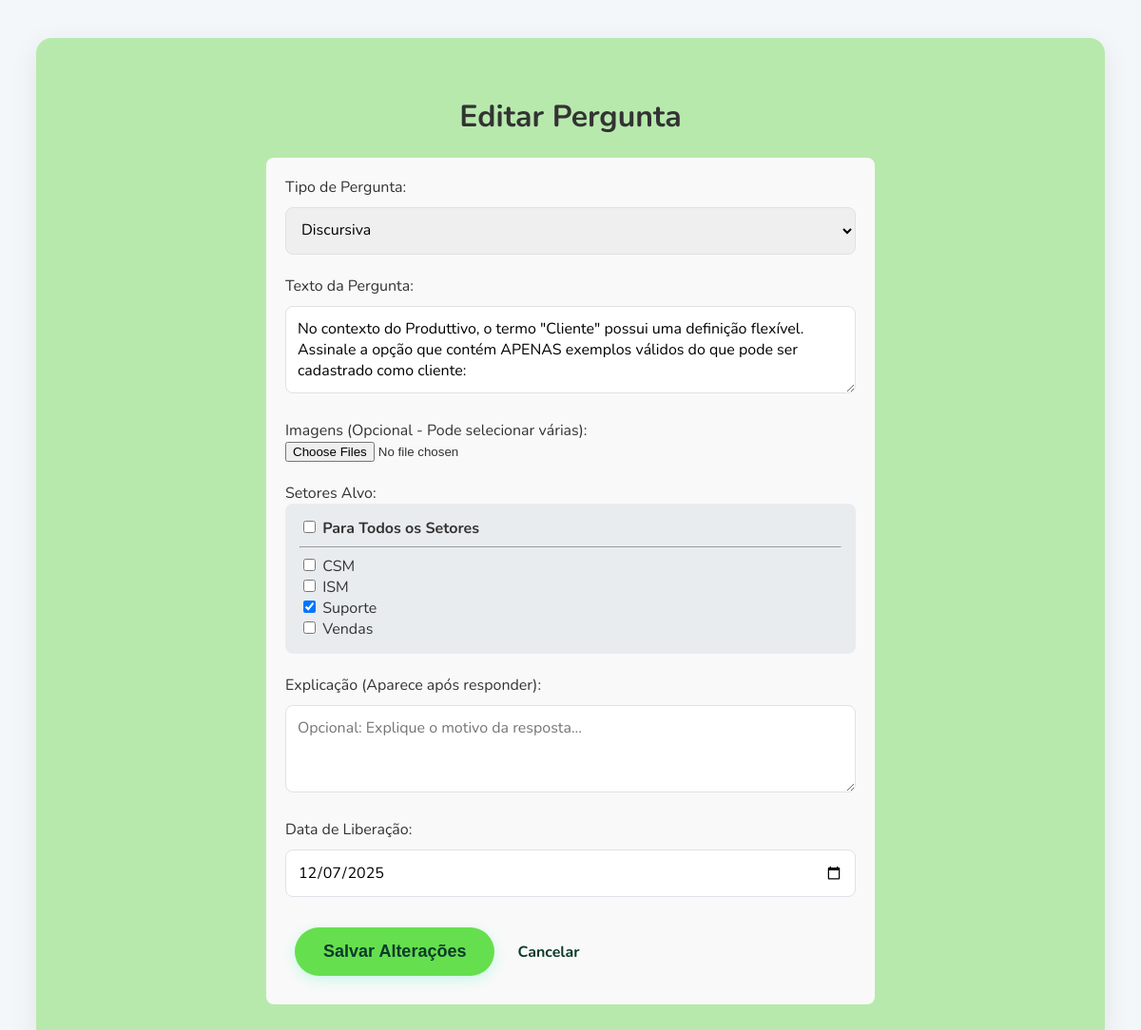
Page /admin/edit_question/20 (signed in) on the committed database.
### app/models.py (models this page shows)
class Pergunta(db.Model):
    id = db.Column(db.Integer, primary_key=True)
    tipo = db.Column(db.String(20), nullable=False, default='multipla_escolha', index=True)
    texto = db.Column(db.Text, nullable=False)
    opcao_a = db.Column(db.Text, nullable=True)
    opcao_b = db.Column(db.Text, nullable=True)
    opcao_c = db.Column(db.Text, nullable=True)
    opcao_d = db.Column(db.Text, nullable=True)
    resposta_correta = db.Column(db.String(1), nullable=True)
    explicacao = db.Column(db.Text, nullable=True)
    data_liberacao = db.Column(db.Date, nullable=False, index=True)
    tempo_limite = db.Column(db.Integer, nullable=True)
    imagem_pergunta = db.Column(db.String(300), nullable=True)
    para_todos_setores = db.Column(db.Boolean, default=False, nullable=False)
    departamentos = db.relationship('Departamento', secondary=pergunta_departamento_association, lazy='subquery',
        backref=db.backref('perguntas', lazy=True))

class Departamento(db.Model):
    id = db.Column(db.Integer, primary_key=True)
    nome = db.Column(db.String(100), unique=True, nullable=False)
    usuarios = db.relationship('Usuario', backref='departamento', lazy=True)

### app/routes/admin.py (the view)
@admin_bp.route('/edit_question/<int:pergunta_id>', methods=['GET'])
def editar_pergunta(pergunta_id):
    if not session.get('admin_logged_in'): return redirect(url_for('admin.pagina_admin'))
    pergunta = Pergunta.query.get_or_404(pergunta_id)
    todos_departamentos = Departamento.query.order_by(Departamento.nome).all()
    return render_template('edit_question.html', pergunta=pergunta, todos_departamentos=todos_departamentos)

### app/templates/edit_question.html (shortened to what this page needs)
{% extends 'base.html' %}
{% block content %}
<div class="dashboard-container">
    <h1>Editar Pergunta</h1>
    <form method="post" enctype="multipart/form-data" style="text-align: left; max-width: 600px; margin: auto; background-color: #f9f9f9; padding: 20px; border-radius: 8px;">
        <label for="tipo">Tipo de Pergunta:</label><br>
        <select id="tipo-pergunta" name="tipo" required onchange="toggleQuestionFields()">
            <option value="discursiva" {% if pergunta.tipo == 'discursiva' %}selected{% endif %}>Discursiva</option>
        </select><br><br>
        <label for="texto">Texto da Pergunta:</label><br>
        <textarea name="texto" rows="3" style="width: 100%;" required>{{ pergunta.texto }}</textarea><br><br>
        <label for="imagem_pergunta">Imagens (Opcional - Pode selecionar várias):</label><br>
        <input type="file" name="imagem_pergunta" accept="image/*" multiple><br><br>
        <div id="setores-alvo">
            <label>Setores Alvo:</label>
            <div style="background-color: #e9ecef; padding: 15px; border-radius: 8px;">
                <div>
                    <input type="checkbox" id="para_todos" name="para_todos_setores" value="sim" onchange="toggleAllSectors(this.checked)" {% if pergunta.para_todos_setores %}checked{% endif %}>
                    <label for="para_todos" style="font-weight: bold;">Para Todos os Setores</label>
                </div>
                <hr>
                <div id="lista-setores-checkboxes" style="max-height: 150px; overflow-y: auto;">
                    {% set deptos_selecionados = pergunta.departamentos | map(attribute='id') | list %}
                    {% for depto in todos_departamentos %}
                        <div>
                            <input type="checkbox" name="departamentos" value="{{ depto.id }}" id="depto-{{ depto.id }}"
                                {% if depto.id in deptos_selecionados and not pergunta.para_todos_setores %}checked{% endif %}
                                {% if pergunta.para_todos_setores %}disabled{% endif %}>
                            <label for="depto-{{ depto.id }}">{{ depto.nome }}</label>
                        </div>
                    {% endfor %}
                </div>
            </div>
        </div>
        <br>
        <label for="explicacao">Explicação (Aparece após responder):</label><br>
        <textarea name="explicacao" rows="3" style="width: 100%;" placeholder="Opcional: Explique o motivo da resposta...">{{ pergunta.explicacao or '' }}</textarea><br><br>
        <label for="data_liberacao">Data de Liberação:</label><br>
        <input type="date" name="data_liberacao" value="{{ pergunta.data_liberacao.strftime('%Y-%m-%d') }}" required><br><br>
        <button type="submit" class="btn">Salvar Alterações</button>
        <a href="{{ url_for('admin.pagina_admin') }}" style="margin-left: 10px;">Cancelar</a>
    </form>
</div>
{% endblock %}

### app/static/css/style.css (style rules this page uses)
:root { --cor-primaria: #0B3A2D; --cor-acento: #66df4e; --cor-acento-hover: #00D294; --cor-fundo: #f4f7fa; --cor-texto: #333333; --cor-texto-claro: #ffffff; --cor-borda: #dee2e6; }
body { font-family: 'Nunito', sans-serif; background-color: var(--cor-fundo); color: var(--cor-texto); margin: 0; padding: 20px; }
.btn { display: inline-block; text-decoration: none; background-color: var(--cor-acento); color: var(--cor-primaria); font-weight: 800; padding: 15px 30px; margin: 10px; border-radius: 50px; font-size: 18px; transition: all 0.3s ease; border: none; cursor: pointer; box-shadow: 0 4px 15px rgba(0, 245, 171, 0.2); }
a { color: var(--cor-primaria); font-weight: 700; text-decoration: none; }
.login-container, .dashboard-container, .ranking-container, .quiz-container { background: rgb(183, 233, 173); padding: 40px; border-radius: 16px; box-shadow: 0 8px 30px rgba(0, 0, 0, 0.08); text-align: center; width: 90%; }
input[type="password"], input[type="text"], input[type="number"], input[type="email"], input[type="date"], input[type="month"], textarea, select { padding: 12px; margin-top: 10px; width: 100%; border: 1px solid var(--cor-borda); border-radius: 8px; font-family: 'Nunito', sans-serif; font-size: 16px; box-sizing: border-box; }

### rows in the picture
Pergunta: tipo "Discursiva", texto "No contexto do Produttivo, o termo \"Cliente\" possui uma definição flexível. Assinale a opção que contém APENAS exemplos válidos do que pode ser cadastrado como cliente:", data_liberacao "12/07/2025"
Departamento: nome "CSM"
Departamento: nome "ISM"
Departamento: departamentos "☑", nome "Suporte"
Departamento: nome "Vendas"
